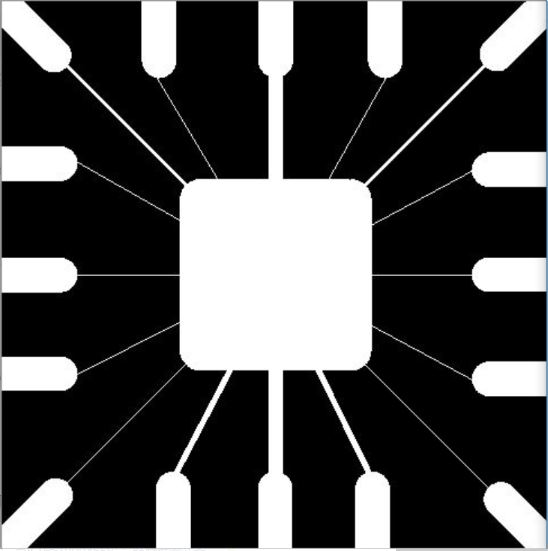
#> input picture Opencv/Dilation.JPG, 548 x 551 px, given in place of testxxx.jpg, which was not available
$ python 1readimage.py
#> lines starting #> are read from the running program, lines starting #| are printed output that depends on the picture; after the words box and inside, x2 and y2 are one past the last pixel; in counts of white or black regions, pixels touching at a corner belong together
# -*- coding: UTF-8 -*-
"""
@author:QHL
@file:1readimage.py
@time:2020/03/29
"""

import cv2


def readimg():
    img = cv2.imread('test.jpg')
    cv2.imshow("test", img)

    k = cv2.waitKey(1111)  # 0 无限期等待键盘输入，>0delay毫秒
    if k == 111:
        cv2.destroyAllWindows()
        cv2.destroyWindows()  # 删除指定窗口

    cv2.imwrite("testxxx.jpg", img)  # 写入到本地，


def changeimg():
    img = cv2.imread('testxxx.jpg', cv2.IMREAD_UNCHANGED)
    """
        img = cv2.imread(文件名,[,参数])
    参数(1) cv2.IMREAD_UNCHANGED (图像不可变)
    参数(2) cv2.IMREAD_GRAYSCALE (灰度图像)
    参数(3) cv2.IMREAD_COLOR (读入彩色图像)
    参数(4) cv2.COLOR_BGR2RGB (图像通道BGR转成RGB)

    """
    test = img[88, 142]
    print(test)  # 打印某点的RGB 输出是一个list RGB
    blue = img[88, 142, 0]
    print(blue)
    green = img[88, 142, 1]
    print(green)
    red = img[88, 142, 2]
    print(red)
    cv2.imshow("test", img)
    k = cv2.waitKey(0)
    if k == 111:
        cv2.destroyAllWindows(test)
    # cv2.destroyAllWindows(test)

    cv2.imwrite('testzzz.jpg', img)


def changeimgtest():
    img = cv2.imread('testxxx.jpg', cv2.IMREAD_UNCHANGED)
#> img is the input picture: shape (551, 548, 3); mean B, G, R 73.2, 73.1, 73
    """
        img = cv2.imread(文件名,[,参数])
    参数(1) cv2.IMREAD_UNCHANGED (图像不可变)
    参数(2) cv2.IMREAD_GRAYSCALE (灰度图像)
    参数(3) cv2.IMREAD_COLOR (读入彩色图像)
    参数(4) cv2.COLOR_BGR2RGB (图像通道BGR转成RGB)

    """
    img[10:100, 10:100] = [255, 255, 255]
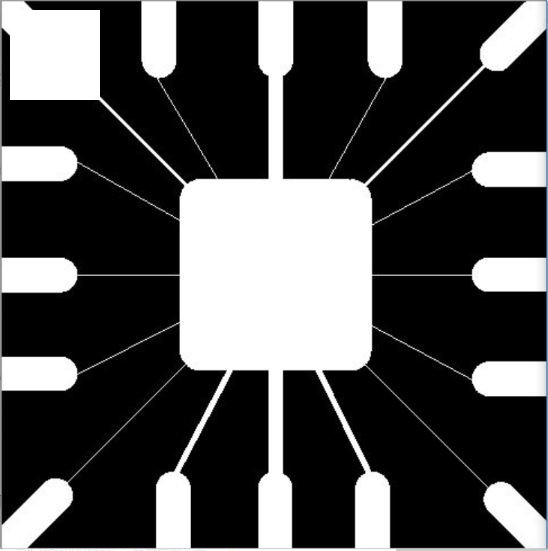
#> img: shape (551, 548, 3); 2.14% of pixels changed, all inside (x1, y1, x2, y2) = (10, 10, 100, 100)

    cv2.imshow("test", img)
    k = cv2.waitKey(0)
#> (key Esc is pressed here)
    if k == 111:
        cv2.destroyWindow('test')
    # cv2.destroyAllWindows(test)

    cv2.imwrite('testyyy.jpg', img)


if __name__ == '__main__':
    changeimgtest()
    # changeimg()
    # readimg()

$ run again, on Opencv/J.JPG
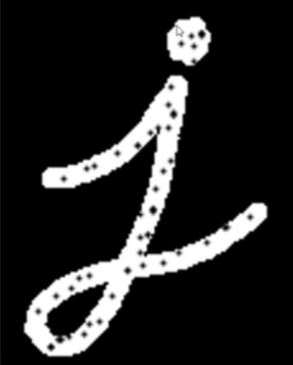
#> input picture Opencv/J.JPG, 293 x 365 px, given in place of testxxx.jpg, which was not available
#> in changeimgtest, img is the input picture: shape (365, 293, 3); min 0, max 255, mean 37.5
#> in changeimgtest, `img[10:100, 10:100] = [255, 255, 255]`:
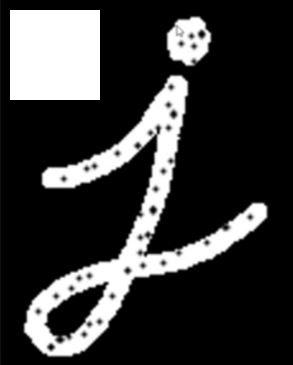
#> img: shape (365, 293, 3); 7.57% of pixels changed, all inside (x1, y1, x2, y2) = (10, 10, 100, 100)
